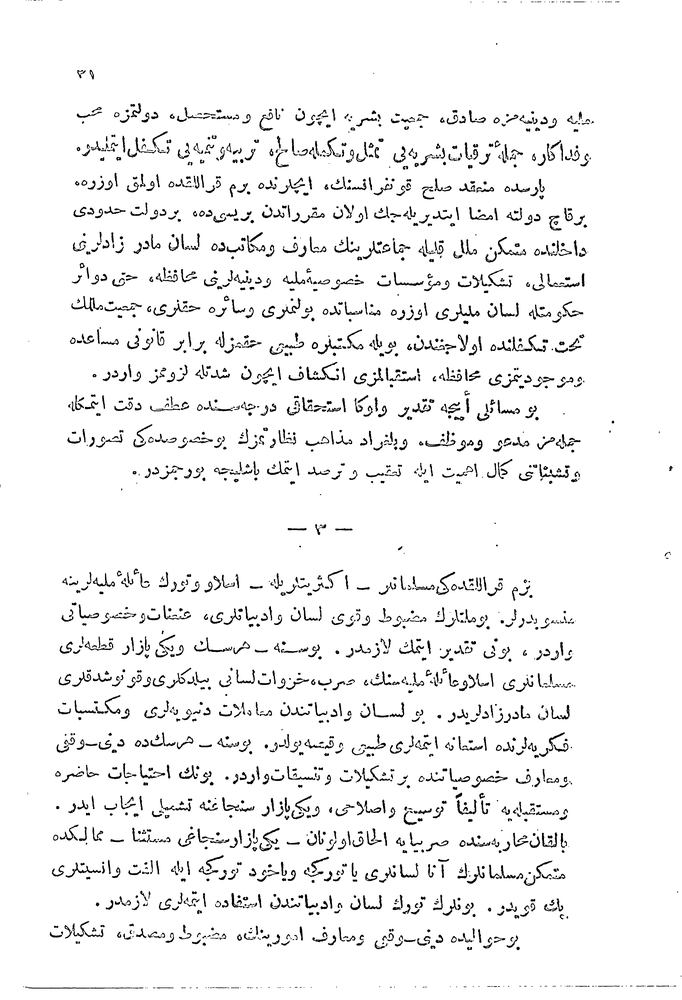
#> input picture ottominer/pyocr/output/page_1_right_processed.png, 682 x 1000 px, shrunk from 3449 x 5056 before the run
$ python fm.py
#> lines starting #> are read from the running program, lines starting #| are printed output that depends on the picture
#> further down, image is the input picture: PIL image 682x1000 L; min 0, max 255, mean 242.4
import cv2
import numpy as np
from PIL import Image
from pathlib import Path

rd = Path(__file__).resolve().parents[1]
fp = rd / "output" / "page_1_right_processed.png"

def fill_missing_parts(image):
    image_array = np.array(image)

    # Ensure the image has 3 channels (RGB) before converting to grayscale
    if len(image_array.shape) == 3 and image_array.shape[2] == 3:
        gray = cv2.cvtColor(image_array, cv2.COLOR_RGB2GRAY)
    else:
        gray = image_array  # Assume the image is already in grayscale if it doesn't have 3 channels

    # Denoising with Non-Local Means
    denoised = cv2.fastNlMeansDenoising(gray, None, 30, 7, 21)

    # Local histogram equalization for improved contrast
    clahe = cv2.createCLAHE(clipLimit=2.0, tileGridSize=(8,8))
    equalized = clahe.apply(denoised)

    # Sharpening the image
    kernel = np.array([[0, -1, 0], [-1, 5, -1], [0, -1, 0]])
    sharpened = cv2.filter2D(equalized, -1, kernel)
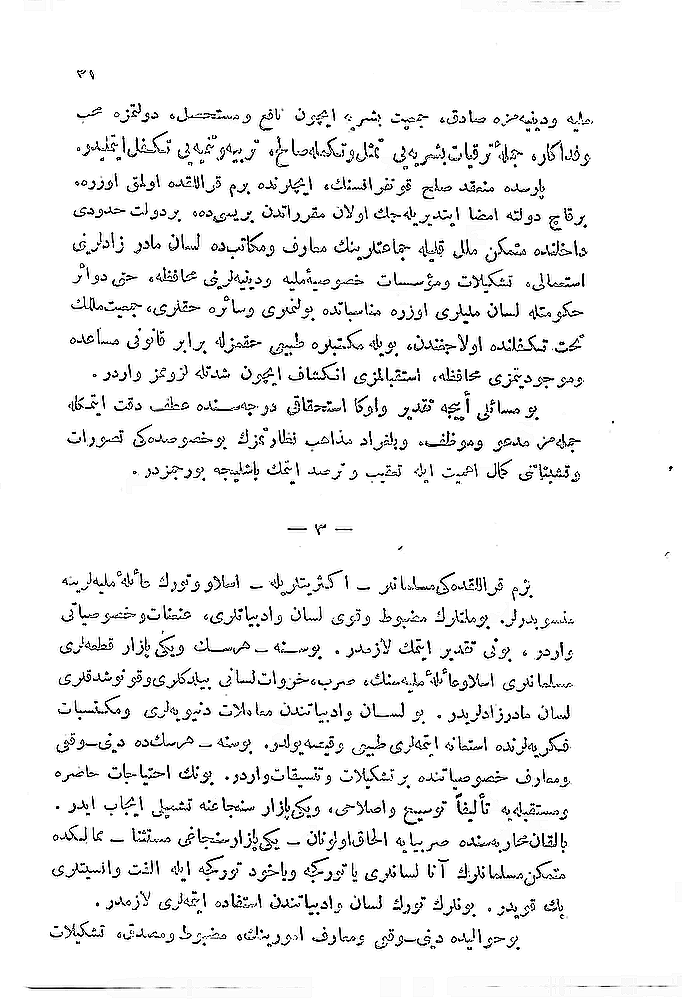
#> sharpened: shape (1000, 682); min 0, max 255, mean 240.6

    # Adaptive thresholding
    binary = cv2.adaptiveThreshold(sharpened, 255, cv2.ADAPTIVE_THRESH_GAUSSIAN_C, cv2.THRESH_BINARY, 25, 15)
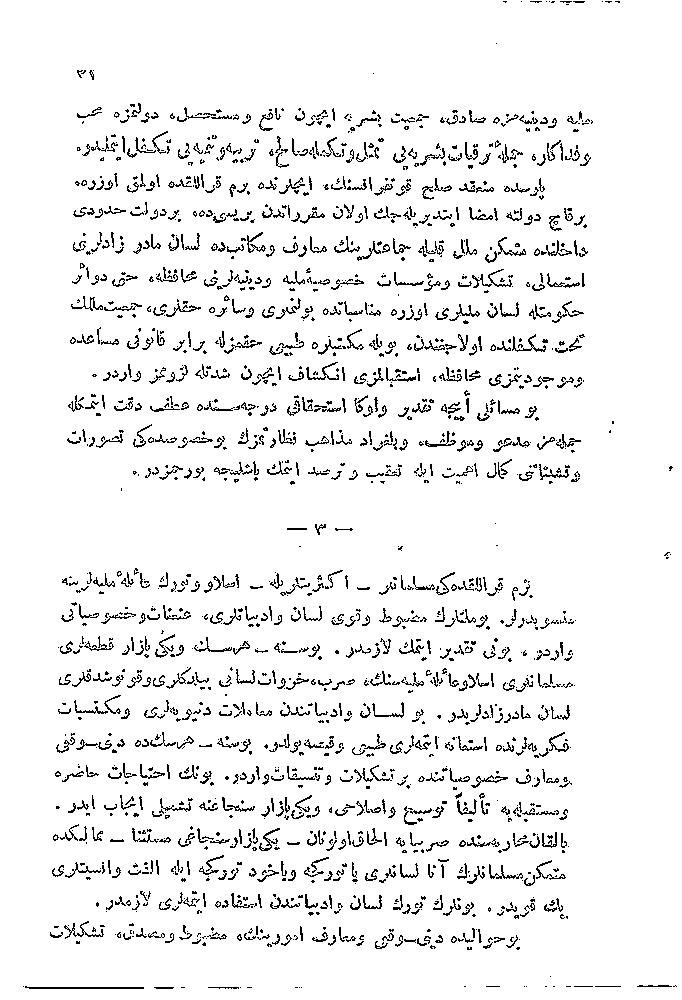
#> binary: shape (1000, 682); 94.1% white; black in thin lines or dots

    # Morphological operations to fill gaps
    kernel = cv2.getStructuringElement(cv2.MORPH_RECT, (1, 1))
    closed = cv2.morphologyEx(binary, cv2.MORPH_CLOSE, kernel, iterations=15)

    # Additional step: morphological opening to refine the image
    kernel = cv2.getStructuringElement(cv2.MORPH_RECT, (1, 1))
    opened = cv2.morphologyEx(closed, cv2.MORPH_OPEN, kernel, iterations=4)

    # Dilation to fill small holes
    kernel = cv2.getStructuringElement(cv2.MORPH_RECT, (1, 1))
    dilated = cv2.dilate(opened, kernel, iterations=4)

    return Image.fromarray(dilated)

# Use the function on your image
image_path = fp
image = Image.open(image_path)
processed_image = fill_missing_parts(image)
processed_image.show()
processed_image.save("processed_image_filled.png")
